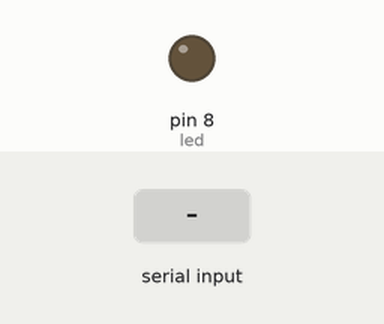
The sketch below on a simulated Arduino Uno, built with avr-gcc and run on an emulated ATmega328P. Parts: output pins drawn as LEDs (lit = HIGH). Dashed ring = blinking. Inputs (shaded band) come from the test bench. What the sketch prints to the serial monitor is not drawn.

Above: at 1.2 s.
1.3 s: "90,45\n" received over Serial
At 1.7 s:
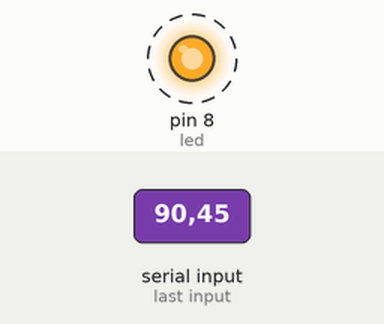
Timing chart, 0 to 10.3 s (numbered marks = the images above; inputs shaded):
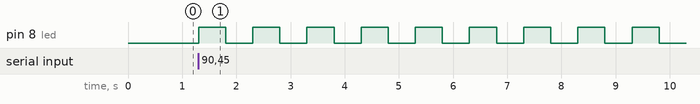

Measured:
- after the input at 1.3 s, pin 8 (led): alternates HIGH for 0.50 s and LOW for 0.50 s, starting at once

The sketch:

Program005blink_times_teller.ino
```cpp
String msg="How many blinks?";
int blinks;
int led=8;
int dt=500;


void setup() {
  // put your setup code here, to run once:
  Serial.begin(9600);
  pinMode(led, OUTPUT);
}


void loop() {
  // put your main code here, to run repeatedly:
  Serial.println(msg);
  while(Serial.available()==0){

  }
  blinks=Serial.parseInt();

  for(int i=1; i<=blinks; i++){
    digitalWrite(led, HIGH);
    delay(dt);
    digitalWrite(led, LOW);
    delay(dt);
  }


}
```
